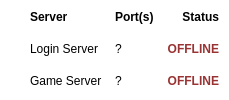
          <widget class="QFrame" name="tableFrame">
           <property name="font">
            <font>
             <family>Arial</family>
            </font>
           </property>
           <property name="styleSheet">
            <string notr="true">border-radius: 5px;
background: rgba(255, 255, 255, 238);</string>
           </property>
           <layout class="QGridLayout" name="serverStatusFrame">
            <property name="leftMargin">
             <number>10</number>
            </property>
            <property name="topMargin">
             <number>6</number>
            </property>
            <property name="rightMargin">
             <number>10</number>
            </property>
            <property name="bottomMargin">
             <number>8</number>
            </property>
            <property name="horizontalSpacing">
             <number>13</number>
            </property>
            <property name="verticalSpacing">
             <number>10</number>
            </property>
            <item row="0" column="2">
             <widget class="QLabel" name="portStatusHeader">
              <property name="font">
               <font>
                <weight>75</weight>
                <bold>true</bold>
               </font>
              </property>
              <property name="styleSheet">
               <string notr="true">background: none;</string>
              </property>
              <property name="text">
               <string>Port(s)</string>
              </property>
             </widget>
            </item>
            <item row="0" column="3">
             <widget class="QLabel" name="statusStatusHeader">
              <property name="font">
               <font>
                <weight>75</weight>
                <bold>true</bold>
               </font>
              </property>
              <property name="styleSheet">
               <string notr="true">background: none;</string>
              </property>
              <property name="text">
               <string>Status</string>
              </property>
              <property name="alignment">
               <set>Qt::AlignRight|Qt::AlignTrailing|Qt::AlignVCenter</set>
              </property>
             </widget>
            </item>
            <item row="0" column="1">
             <widget class="QLabel" name="serverStatusHeader">
              <property name="font">
               <font>
                <weight>75</weight>
                <bold>true</bold>
               </font>
              </property>
              <property name="styleSheet">
               <string notr="true">background: none;</string>
              </property>
              <property name="text">
               <string>Server</string>
              </property>
             </widget>
            </item>
            <item row="1" column="1">
             <widget class="QLabel" name="loginLabel">
              <property name="styleSheet">
               <string notr="true">background: none;</string>
              </property>
              <property name="text">
               <string>Login Server</string>
              </property>
             </widget>
            </item>
            <item row="1" column="2">
             <widget class="QLabel" name="loginPort">
              <property name="font">
               <font>
                <weight>50</weight>
                <italic>false</italic>
                <bold>false</bold>
                <underline>false</underline>
               </font>
              </property>
              <property name="styleSheet">
               <string notr="true">background: none;</string>
              </property>
              <property name="text">
               <string>?</string>
              </property>
             </widget>
            </item>
            <item row="2" column="1">
             <widget class="QLabel" name="gameLabel">
              <property name="styleSheet">
               <string notr="true">background: none;</string>
              </property>
              <property name="text">
               <string>Game Server</string>
              </property>
             </widget>
            </item>
            <item row="2" column="2">
             <widget class="QLabel" name="gamePort">
              <property name="styleSheet">
               <string notr="true">background: none;</string>
              </property>
              <property name="text">
               <string>?</string>
              </property>
             </widget>
            </item>
            <item row="1" column="3">
             <widget class="QLabel" name="loginStatus">
              <property name="font">
               <font>
                <family>Lucida Grande</family>
                <weight>75</weight>
                <bold>true</bold>
               </font>
              </property>
              <property name="styleSheet">
               <string notr="true">background: none;</string>
              </property>
              <property name="text">
               <string>&lt;font color=&quot;#933&quot;&gt;OFFLINE&lt;/font&gt;</string>
              </property>
              <property name="alignment">
               <set>Qt::AlignRight|Qt::AlignTrailing|Qt::AlignVCenter</set>
              </property>
             </widget>
            </item>
            <item row="2" column="3">
             <widget class="QLabel" name="gameStatus">
              <property name="font">
               <font>
                <weight>75</weight>
                <bold>true</bold>
               </font>
              </property>
              <property name="styleSheet">
               <string notr="true">background: none;</string>
              </property>
              <property name="text">
               <string>&lt;font color=&quot;#933&quot;&gt;OFFLINE&lt;/font&gt;</string>
              </property>
              <property name="alignment">
               <set>Qt::AlignRight|Qt::AlignTrailing|Qt::AlignVCenter</set>
              </property>
             </widget>
            </item>
            <item row="2" column="0">
             <widget class="QLabel" name="gameIcon">
              <property name="styleSheet">
               <string notr="true">background: none;</string>
              </property>
              <property name="text">
               <string>&lt;img src=&quot;:/images/controller.png&quot;/&gt;</string>
              </property>
             </widget>
            </item>
            <item row="1" column="0">
             <widget class="QLabel" name="loginIcon">
              <property name="styleSheet">
               <string notr="true">background: none;</string>
              </property>
              <property name="text">
               <string>&lt;img src=&quot;:/images/group.png&quot;/&gt;</string>
              </property>
             </widget>
            </item>
           </layout>
          </widget>
